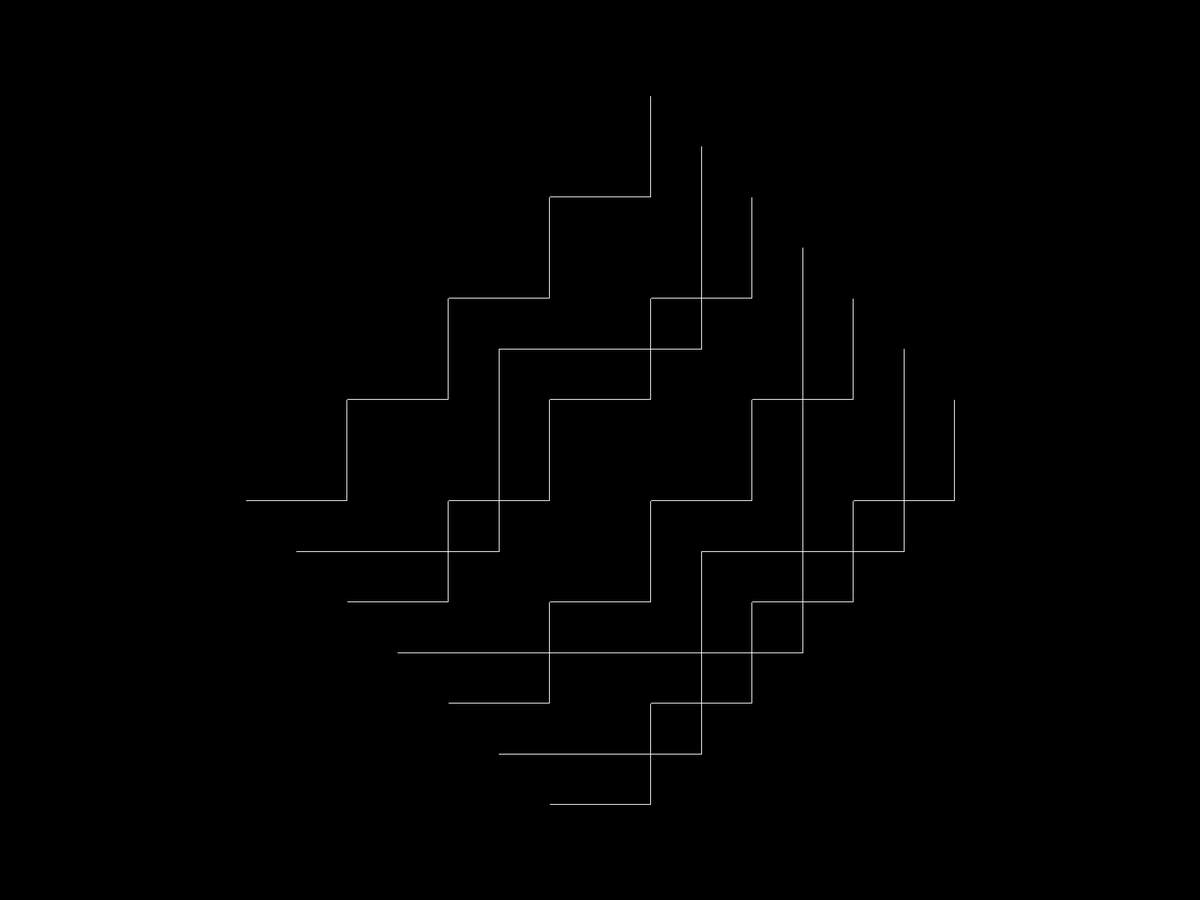
Frame 1 (no input)
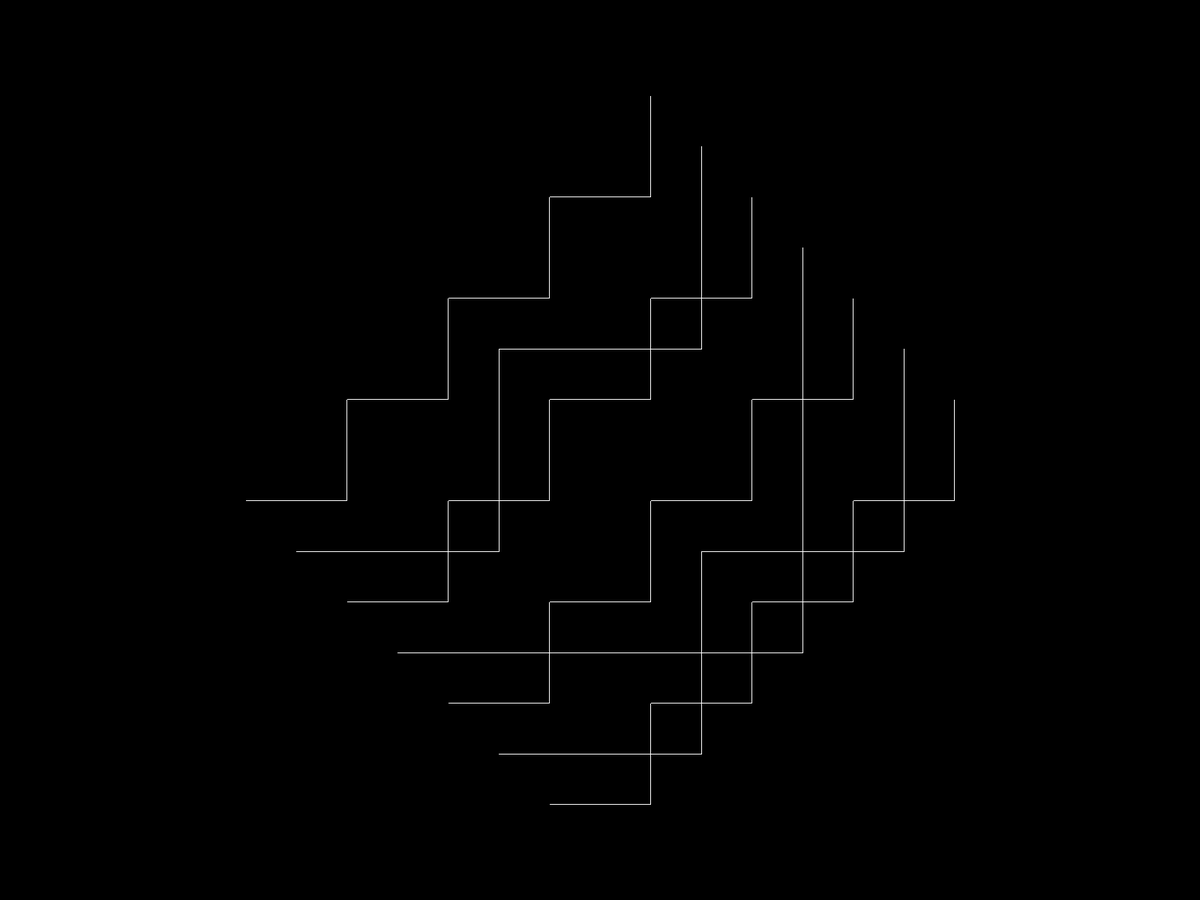
Frame 60 (the mouse pressed at the canvas centre just before this capture)
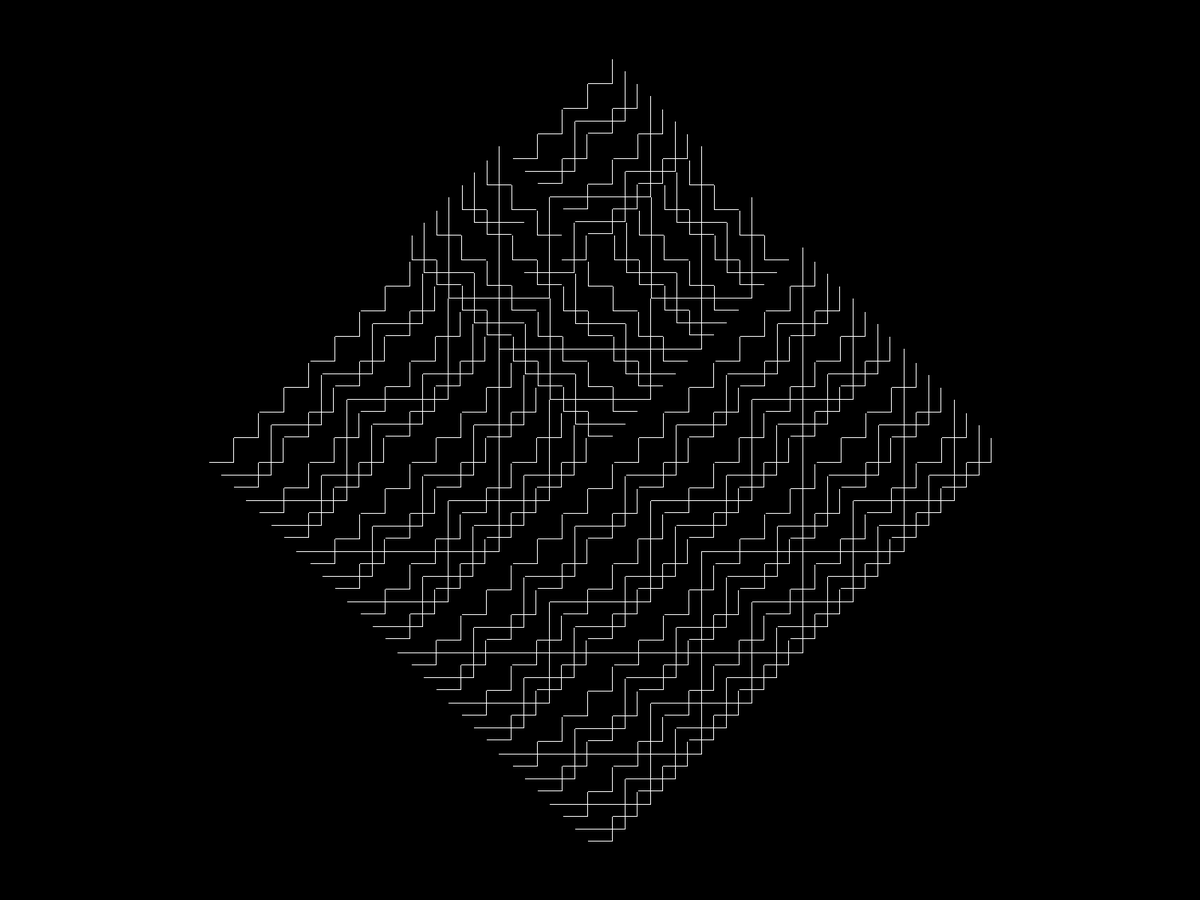
Frame 120 (the mouse held since frame 60 and released just before this capture)

The Processing sketch that drew these frames (run headless with seeded random() and noise(); from frame 60 on, the mouse is pressed at the canvas centre):

// Processing sketch: d01_plants
// ── d01_plants.pde
// constants
int BASE_RECURSION_LVL = 3;
int MAX_RECURSION_LVL = 10;
float SCREEN_HEIGHT_PER = 0.45;

// globals
int nbRecursionLvl = BASE_RECURSION_LVL;
float rotation = 0;
int strokeColor = 255;
int baseRandomSeed = 0;
int randomSeedValue;
int baseWidth;

void setup() {
	fullScreen();
	background(0);
	baseWidth = int(height * SCREEN_HEIGHT_PER);
}

void drawRect(int recursion_lvl, int nbRecursionLvl, int width) {
	if (recursion_lvl <= nbRecursionLvl) {
		noFill();
		stroke(strokeColor);

		drawShape(width);

		//Draw side rects recursively
		//right
		pushMatrix();
		translate(width / 2, 0);
		drawRect(recursion_lvl + 1, nbRecursionLvl, width / 2);
		popMatrix();
		//bottom
		pushMatrix();
		translate(0, width / 2);
		drawRect(recursion_lvl + 1, nbRecursionLvl, width / 2);
		popMatrix();
		//left
		pushMatrix();
		translate(-(width / 2), 0);
		drawRect(recursion_lvl + 1, nbRecursionLvl, width / 2);
		popMatrix();
		//top
		pushMatrix();
		translate(0, -(width / 2));
		drawRect(recursion_lvl + 1, nbRecursionLvl, width / 2);
		popMatrix();
	}
} 

void draw() {

	handleMouseEvents();

	//We don't want randomness to change every frame
	randomSeedValue = baseRandomSeed;

	//Draw simple rect fractal
	pushMatrix();
	translate(width / 2, height / 2);
	rotate(rotation);
	drawRect(1, nbRecursionLvl, baseWidth);
	popMatrix();
}
// ── drawShape.pde
void drawShape(int width) {

	//We force randomSeed to avoid change on every frame
	randomSeed(randomSeedValue);

	int halfWidth = width / 2;
	float randomNumber = random(0, 4);
	beginShape();
	if (randomNumber < 1) {
		//top right corner
		vertex(halfWidth, -halfWidth);
		vertex(-halfWidth, -halfWidth);
		vertex(-halfWidth, halfWidth);
	} else if (randomNumber < 2) {
		// top left corner
		vertex(-halfWidth, -halfWidth);
		vertex(halfWidth, -halfWidth);
		vertex(halfWidth, halfWidth);
	} else if (randomNumber < 3) {
		// bottom right corner
		vertex(halfWidth, -halfWidth);
		vertex(halfWidth, halfWidth);
		vertex(-halfWidth, halfWidth);
	} else {
		// bottom left corner
		vertex(halfWidth, halfWidth);
		vertex(-halfWidth, halfWidth);
		vertex(-halfWidth, -halfWidth);
	}

	//We make sure no shape use the same randomSeed
	randomSeedValue++;
	endShape();
}
// ── keyEvents.pde
//constants
int R_KEY = 82;
int S_KEY = 83;
int UP_KEY = 38;
String PATH = "img";
String EXTENSION = "png";

void keyPressed() {
	if (keyCode == R_KEY) {
		//Reset sketch
		background(0);
	}
	if (keyCode == S_KEY) {
		//save sketch
		int d = day();    // Values from 1 - 31
		int m = month();  // Values from 1 - 12
		int s = second();  // Values from 0 - 59
		int mi = minute();  // Values from 0 - 59
		int h = hour();    // Values from 0 - 23
		String name = m+"-"+d+"-"+h+"-"+mi+"-"+s;
		save(PATH + "/" + name + "." + EXTENSION);
	}
	if (keyCode == UP_KEY) {
		//changeRandomSeed
		baseRandomSeed += 1000;
	}
}
// ── mouseEvents.pde
void handleMouseEvents() {
	if (mousePressed == true) {
		nbRecursionLvl = int(map(mouseY, 0, height, 0, MAX_RECURSION_LVL));
		rotation = map(mouseX, 0, width, -TWO_PI, TWO_PI);
		strokeColor = mouseX < width / 2 ?
			int(map(mouseX, 0, width / 2, 0, 255)) :
			int(map(mouseX, width / 2, width, 255, 0));
	}
}
